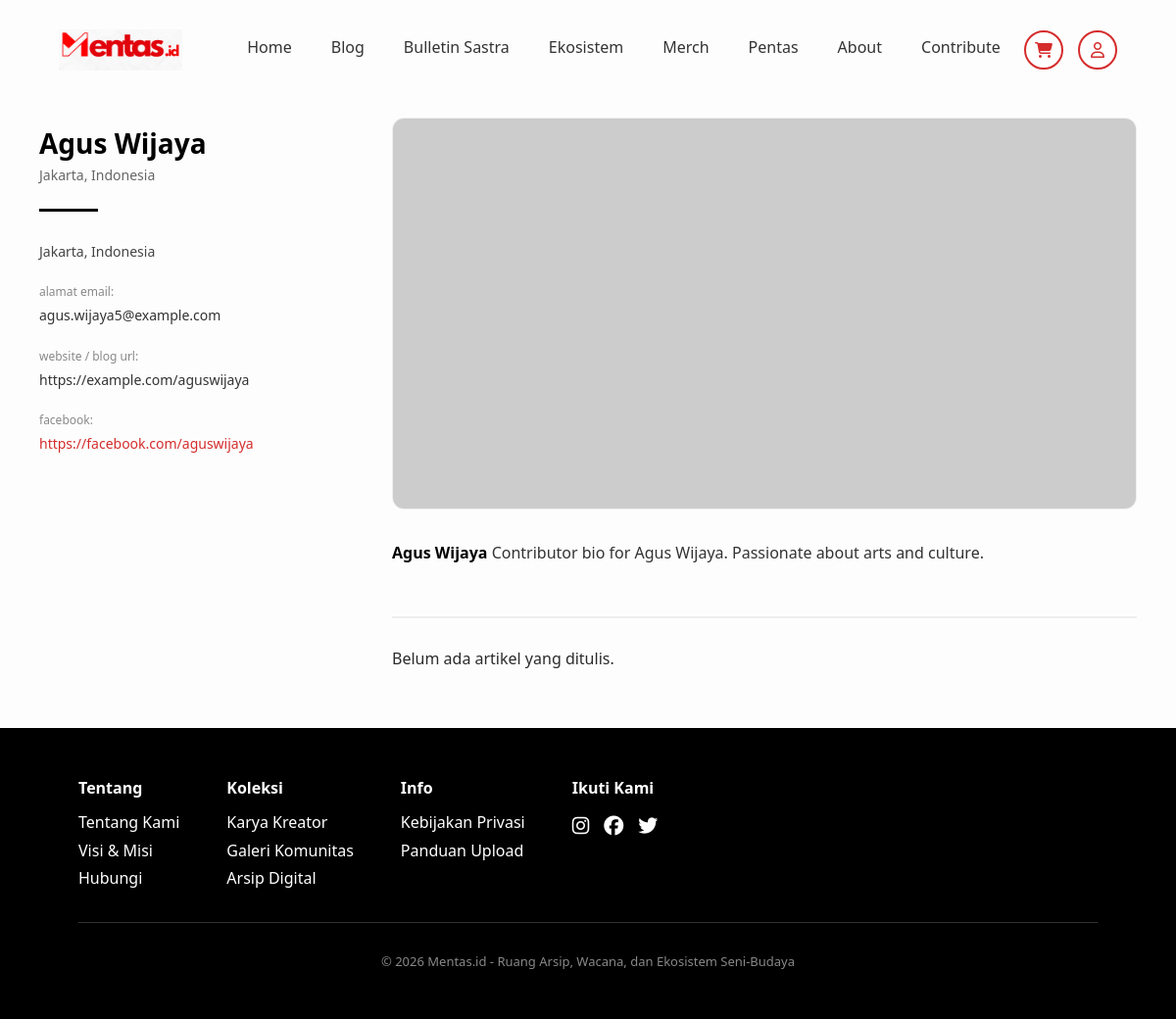
Screenshot of /author/10 with the database file from the repository.
### tables this page shows
CREATE TABLE `users` (
  `id` int NOT NULL,
  `name` varchar(100) NOT NULL,
  `email` varchar(100) NOT NULL,
  `password` varchar(255) NOT NULL,
  `phone` varchar(20) DEFAULT NULL,
  `bio` text,
  `avatar` varchar(255) DEFAULT NULL,
  `address` text,
  `social_media` json DEFAULT NULL,
  `qris_image` varchar(255) DEFAULT NULL,
  `role` enum('admin','contributor') DEFAULT 'contributor',
  `status` enum('pending','active','rejected') DEFAULT 'pending',
  `created_at` timestamp NULL DEFAULT CURRENT_TIMESTAMP,
  `updated_at` timestamp NULL DEFAULT CURRENT_TIMESTAMP ON UPDATE CURRENT_TIMESTAMP
);

### app/controllers/ContentController.php (called while the page is built, shortened)
<?php
class ContentController extends Controller
{
    private $postModel;
    private $categoryModel;
    public function __construct()
    {
        $this->postModel = new Post();
        $this->categoryModel = new Category();
    }
    public function handle()
    {
        $type = $_GET['type'] ?? null;
        $slug = $_GET['slug'] ?? null;
        $categories = $this->categoryModel->all(true);
        if ($type === 'author' && $slug) {
            $userModel = new User();
            $author = $userModel->find($slug);
            $posts = $this->postModel->getByAuthor($author['id'], 'published');
            return $this->view('content/detail/author', [
                'type' => ['name' => 'Penulis', 'slug' => 'author'],
                'content' => $author,
                'posts' => $posts,
                'categories' => $categories
            ]);
        }
        return $this->view('errors/404');
    }
}

### app/core/Router.php (called while the page is built, shortened)
<?php
class Router
{
    public function dispatch()
    {
        $method = 'index';
        $params = [];
        if (isset($_GET['url']) && !empty($_GET['url'])) {
            $url = explode('/', rtrim($_GET['url'], '/'));
            $segment1 = $url[0] ?? '';
            $segment2 = $url[1] ?? null;
            $possibleController = ucfirst($segment1) . 'Controller';
            $controllerPath = "../app/controllers/$possibleController.php";
            if (file_exists($controllerPath)) {
                $controllerName = $possibleController;
                if ($segment2) {
                    require_once $controllerPath;
                    $tempController = new $possibleController;
                    $reflectionClass = new ReflectionClass($tempController);
                    $hasRealMethod = false;
                    try {
                        $reflectionMethod = $reflectionClass->getMethod($segment2);
                        $hasRealMethod = $reflectionMethod->isPublic() && $reflectionMethod->getName() === $segment2;
                    } catch (ReflectionException $e) {
                        $hasRealMethod = false;
                    }
                    if ($hasRealMethod) {
                        $method = $segment2;
                        $params = array_slice($url, 2);
                    } else {
                        $method = 'index';
                        $params = array_slice($url, 1);
                    }
                    $controller = $tempController;
                    if (!method_exists($controller, $method)) {
                        if (method_exists($controller, '__call')) {
                            return call_user_func_array([$controller, $method], $params);
                        }
                        die("Method tidak ditemukan: $method di $controllerName");
                    }
                    return call_user_func_array([$controller, $method], $params);
                }
            } else {
                $method = 'handle';
            }
        }
        $controller = new $controllerName;
        call_user_func_array([$controller, $method], $params);
    }
}

### public/index.php (called while the page is built, shortened)
<?php
require_once '../app/config/database.php';
require_once '../app/core/Database.php';
require_once '../app/core/Router.php';
require_once '../app/models/User.php';
$router = new Router();
$router->dispatch();

### app/core/Database.php (called while the page is built, shortened)
<?php
class Database
{
    private static $instance = null;
    private $pdo;
    private function __construct()
    {
        try {
            $dsn = "mysql:host=" . DB_HOST . ";dbname=" . DB_NAME . ";charset=" . DB_CHARSET;
            $options = [
                PDO::ATTR_ERRMODE => PDO::ERRMODE_EXCEPTION,
                PDO::ATTR_DEFAULT_FETCH_MODE => PDO::FETCH_ASSOC,
                PDO::ATTR_EMULATE_PREPARES => false,
            ];
            $this->pdo = new PDO($dsn, DB_USER, DB_PASS, $options);
        } catch (PDOException $e) {
            die("Database connection failed: " . $e->getMessage());
        }
    }
    public static function getInstance()
    {
        if (self::$instance === null) {
            self::$instance = new self();
        }
        return self::$instance;
    }
    public function queryOne($sql, $params = [])
    {
        $stmt = $this->pdo->prepare($sql);
        $stmt->execute($params);
        return $stmt->fetch();
    }
}

### app/models/User.php (called while the page is built, shortened)
<?php
class User
{
    private $db;
    public function __construct()
    {
        $this->db = Database::getInstance();
    }
    public function find($id)
    {
        return $this->db->queryOne(
            "SELECT * FROM users WHERE id = ?",
            [$id]
        );
    }
}

### app/views/content/detail/author.php (the view, shortened to what this page needs)
<div class="author-page-container">
    <div class="author-layout">
        <aside class="author-sidebar">
            <h1 class="author-name-sidebar"><?= htmlspecialchars($content['name']) ?></h1>
            <p class="author-location"><?= htmlspecialchars($content['address'] ?? 'Indonesia') ?></p>
            <div class="author-divider"></div>
            <div class="author-contact-info">
                <?php if (!empty($content['address'])): ?>
                    <div class="contact-item">
                        <?= nl2br(htmlspecialchars($content['address'])) ?>
                    </div>
                <?php endif; ?>
                <div class="contact-item">
                    <span class="contact-label">alamat email:</span>
                    <a href="mailto:<?= htmlspecialchars($content['email']) ?>" class="contact-link"><?= htmlspecialchars($content['email']) ?></a>
                </div>
                <?php
                    $socials = json_decode($content['social_media'] ?? '[]', true);
                    $website = $socials['website'] ?? null;
                    unset($socials['website']);
                ?>
                <?php if ($website): ?>
                <div class="contact-item">
                    <span class="contact-label">website / blog url:</span>
                    <a href="<?= htmlspecialchars($website) ?>" target="_blank" class="contact-link"><?= htmlspecialchars($website) ?></a>
                </div>
                <?php endif; ?>
                <?php if (!empty($socials)): ?>
                    <?php foreach ($socials as $platform => $handle): ?>
                        <?php if(!empty($handle)): ?>
                        <div class="contact-item">
                            <span class="contact-label"><?= htmlspecialchars($platform) ?>:</span>
                            <a href="#" class="contact-link link-red"><?= htmlspecialchars($handle) ?></a>
                        </div>
                        <?php endif; ?>
                    <?php endforeach; ?>
                <?php endif; ?>
            </div>
        </aside>
        <main class="author-main-content">
            <div class="author-cover-image">
                 <?php
                    $image = !empty($content['avatar']) ? BASE_URL . '/' . $content['avatar'] : 'https://ui-avatars.com/api/?name=' . urlencode($content['name']) . '&background=random&size=600';
                ?>
                <img src="<?= $image ?>" alt="<?= htmlspecialchars($content['name']) ?>">
            </div>
            <div class="author-bio-text">
                <p><strong><?= htmlspecialchars($content['name']) ?></strong> <?= nl2br(htmlspecialchars($content['bio'])) ?></p>
            </div>
            <div class="author-works-section">
                <?php if (empty($posts)): ?>
                    <p class="text-muted">Belum ada artikel yang ditulis.</p>
                <?php endif; ?>
            </div>
        </main>
    </div>
</div>

### public/assets/css/mentas.css (style rules this page uses)
* { margin: 0; padding: 0; box-sizing: border-box; font-family: 'Segoe UI', sans-serif; }
html, body { overflow-x: hidden; max-width: 100%; }
html { height: 100%; }
body { background: #faf7ef; color: #2b2b2b; min-height: 100%; display: flex; flex-direction: column; }

### public/assets/css/blog.css (style rules this page uses)
.author-page-container { padding: 120px 40px 60px; max-width: 1300px; margin: 0 auto; background: #fdfdfd; }
.author-layout { display: flex; gap: 60px; }
.author-sidebar { width: 300px; flex-shrink: 0; padding-top: 10px; }
.author-name-sidebar { font-size: 28px; font-weight: 800; line-height: 1.2; margin-bottom: 5px; color: #000; }
.author-location { font-size: 14px; color: #666; margin-bottom: 25px; }
.author-divider { height: 3px; width: 60px; background: #000; margin-bottom: 30px; }
.author-contact-info { font-size: 14px; color: #444; line-height: 1.6; }
.contact-item { margin-bottom: 20px; }
.contact-label { display: block; font-size: 12px; color: #888; margin-bottom: 4px; }
.contact-link { color: #333; text-decoration: none; transition: color 0.2s; word-break: break-all; }
.link-red { color: #d52c2c; }
.author-main-content { flex: 1; min-width: 0; }
.author-cover-image { width: 100%; height: 400px; border-radius: 12px; overflow: hidden; margin-bottom: 30px; border: 1px solid #eee; }
.author-cover-image img { width: 100%; height: 100%; object-fit: cover; }
.author-bio-text { font-size: 16px; line-height: 1.8; color: #333; margin-bottom: 50px; }
.author-bio-text strong { font-weight: 700; color: #000; }
.author-works-section { border-top: 2px solid #eee; padding-top: 30px; }

### rows the page displays
users: name "Agus Wijaya", address "Jakarta, Indonesia", email "agus.wijaya5@example.com", social_media "https://example.com/aguswijaya", bio "Contributor bio for Agus Wijaya. Passionate about arts and culture."

### other values shown
$platform "facebook"
$handle "https://facebook.com/aguswijaya"
